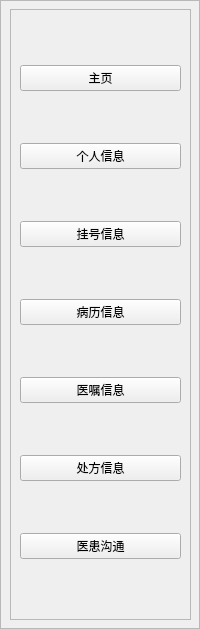
      <widget class="QFrame" name="frame">
       <property name="sizePolicy">
        <sizepolicy hsizetype="Expanding" vsizetype="Expanding">
         <horstretch>1</horstretch>
         <verstretch>0</verstretch>
        </sizepolicy>
       </property>
       <property name="frameShape">
        <enum>QFrame::Shape::StyledPanel</enum>
       </property>
       <property name="frameShadow">
        <enum>QFrame::Shadow::Raised</enum>
       </property>
       <widget class="QFrame" name="frame_4">
        <property name="geometry">
         <rect>
          <x>10</x>
          <y>9</y>
          <width>181</width>
          <height>611</height>
         </rect>
        </property>
        <property name="frameShape">
         <enum>QFrame::Shape::StyledPanel</enum>
        </property>
        <property name="frameShadow">
         <enum>QFrame::Shadow::Raised</enum>
        </property>
        <layout class="QVBoxLayout" name="verticalLayout">
         <item>
          <widget class="QPushButton" name="home_btn">
           <property name="text">
            <string>主页</string>
           </property>
          </widget>
         </item>
         <item>
          <widget class="QPushButton" name="info_btn">
           <property name="text">
            <string>个人信息</string>
           </property>
          </widget>
         </item>
         <item>
          <widget class="QPushButton" name="regist_btn">
           <property name="text">
            <string>挂号信息</string>
           </property>
          </widget>
         </item>
         <item>
          <widget class="QPushButton" name="history_btn">
           <property name="text">
            <string>病历信息</string>
           </property>
          </widget>
         </item>
         <item>
          <widget class="QPushButton" name="advice_btn">
           <property name="text">
            <string>医嘱信息</string>
           </property>
          </widget>
         </item>
         <item>
          <widget class="QPushButton" name="presciption_btn">
           <property name="text">
            <string>处方信息</string>
           </property>
          </widget>
         </item>
         <item>
          <widget class="QPushButton" name="com_btn">
           <property name="text">
            <string>医患沟通</string>
           </property>
          </widget>
         </item>
        </layout>
       </widget>
      </widget>
